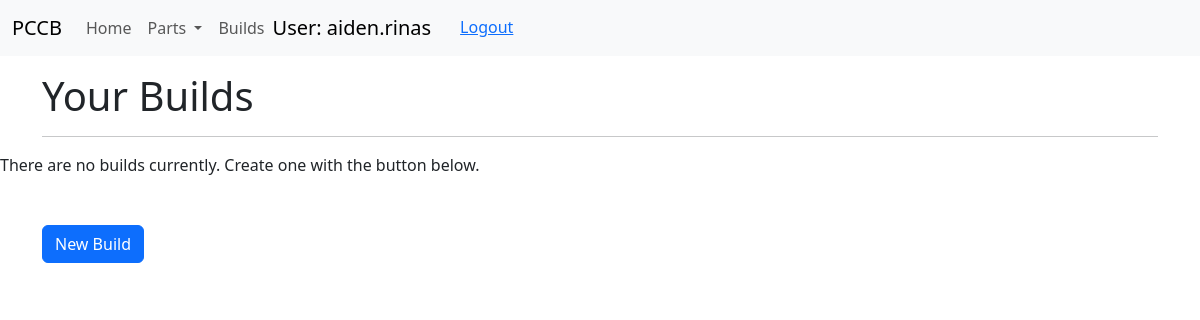
/builds/ (signed in), run on an earlier commit of the app's database.
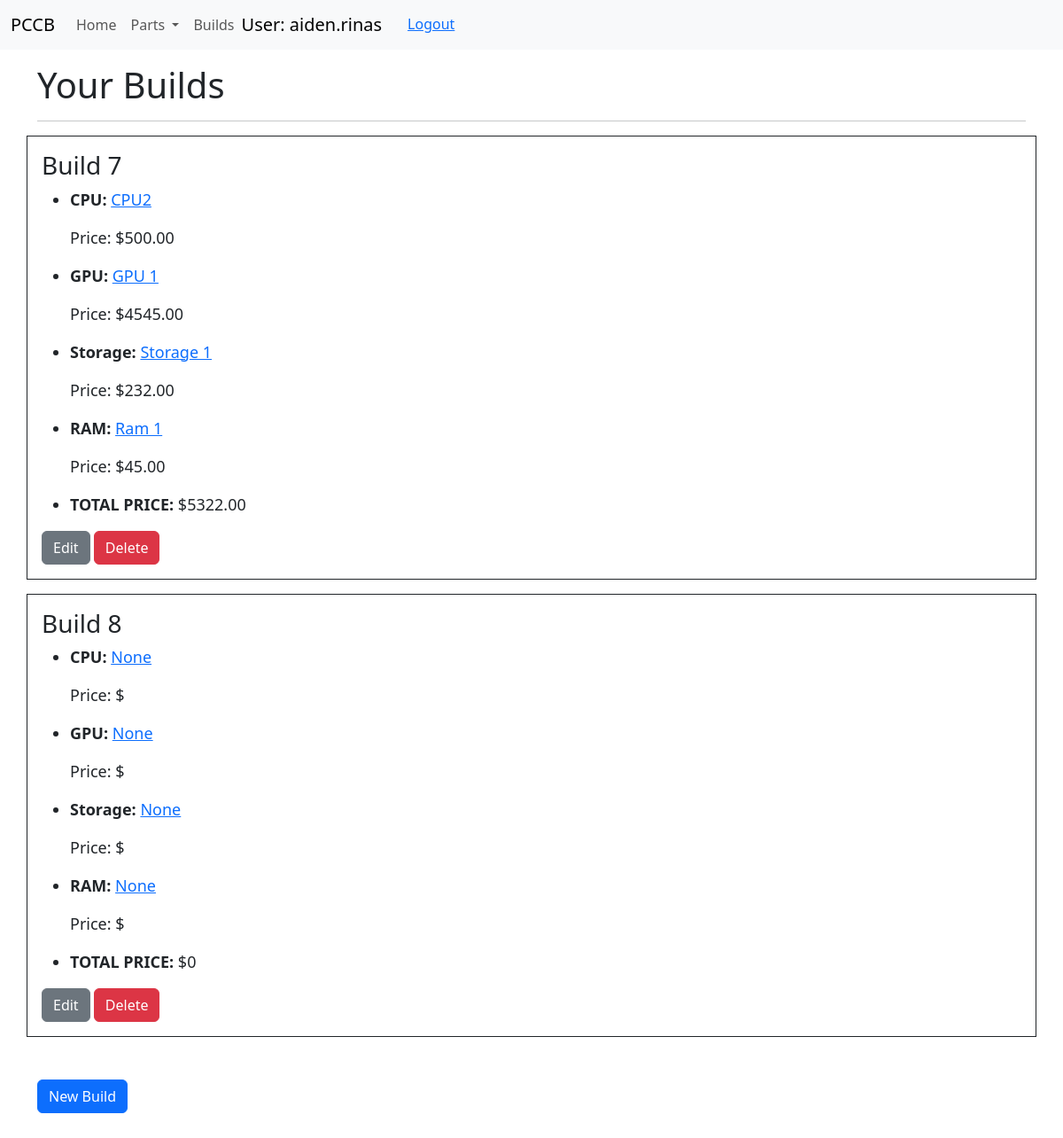
And on a later commit of the database.
### parts/models.py (models this page shows, shortened)
class Build(models.Model):
    cpu = models.ForeignKey('CPU', on_delete=models.SET_NULL, null=True, blank=True)
    gpu = models.ForeignKey('GPU', on_delete=models.SET_NULL, null=True, blank=True)
    storage = models.ForeignKey('Storage', on_delete=models.SET_NULL, null=True, blank=True)
    ram = models.ForeignKey('RAM', on_delete=models.SET_NULL, null=True, blank=True)
    builder = models.ForeignKey(settings.AUTH_USER_MODEL,
    on_delete=models.SET_NULL, null=True,)
    def total_price(self):
        if(self.cpu == None):
            cpu_price = 0
        else:
            cpu_price = self.cpu.price
        if(self.gpu == None):
            gpu_price = 0
        else:
            gpu_price = self.gpu.price
        if(self.storage == None):
            storage_price = 0
        else:
            storage_price = self.storage.price
        if(self.ram == None):
            ram_price = 0
        else:
            ram_price = self.ram.price
        return cpu_price + gpu_price + storage_price + ram_price

class CPU(models.Model):
    name = models.CharField(
        max_length = 200,
        unique = True,
        help_text = "Enter the name of the CPU"
    )
    brand = models.ManyToManyField(Brand,
        help_text = "Choose the company that made this CPU",
    )
    price = models.DecimalField(
        max_digits = 7,
        decimal_places = 2
    )
    rank = models.IntegerField(
        help_text = "Enter the rank of the CPU compared to other CPUs"
    )
    num_cores = models.IntegerField(
        help_text = "Enter the number of cores the CPU has"
    )
    core_speed = models.IntegerField(
        help_text = "Enter the speed of the cores in megahertz"
    )
    class Meta:
        ordering = ['-name']
    def get_absolute_url(self):
        return reverse('cpu-detail', args=[str(self.id)])
    def __str__(self):
        return f'{self.name}'

class GPU(models.Model):
    name = models.CharField(
        max_length = 200,
        unique = True,
        help_text = "Enter the name of the GPU"
    )
    brand = models.ManyToManyField(
        Brand,
        help_text = "Choose the company that made this GPU"
    )
    price = models.DecimalField(
        max_digits = 7,
        decimal_places = 2
    )
    rank = models.IntegerField(
        help_text = "Enter the rank of the GPU compared to other GPUs"
    )
    memory = models.IntegerField(
        help_text = "Enter the internal memory the GPU has"
    )
    core_speed = models.IntegerField(
        help_text = "Enter the speed of the cores in megahertz"
    )
    class Meta:
        ordering = ['-name']
    def get_absolute_url(self):
        return reverse('gpu-detail', args=[str(self.id)])
    def __str__(self):
        return f'{self.name}'

class Storage(models.Model):
    name = models.CharField(
        max_length = 200,
        unique = True,
        help_text = "Enter the name of the storage device"
    )
    brand = models.ManyToManyField(
        Brand,
        help_text = "Choose the company that made this storage device"
    )
    price = models.DecimalField(
        max_digits = 7,
        decimal_places = 2
    )
    rank = models.IntegerField(
        help_text = "Enter the rank of the storage device compared to other storage devices"
    )
    amount_of_space = models.IntegerField(
        help_text = "Enter the amount of space in gigabytes"
    )
    TYPE_CHOICES = (
        ("1", "HDD"),
        ("2", "SSD")
    )
    type = models.CharField(
        max_length = 3,
        choices = TYPE_CHOICES,
        help_text = ""
    )
    class Meta:
        ordering = ['-name']
    def get_absolute_url(self):
        return reverse('storage-detail', args=[str(self.id)])
    def __str__(self):
        return f'{self.name}'

class RAM(models.Model):
    name = models.CharField(
        max_length = 200,
        unique = True,
        help_text = "Enter the name of the RAM"
    )
    brand = models.ManyToManyField(
        Brand,
        help_text = "Choose the company that made this RAM"
    )
    price = models.DecimalField(
        max_digits = 7,
        decimal_places = 2
    )
    rank = models.IntegerField(
        help_text = "Enter the rank of the RAM compared to other RAM sticks"
    )
    TYPE_CHOICES = (
        ("1", "DDR1"),
        ("2", "DDR2"),
        ("3", "DDR3"),
        ("4", "DDR4")
    )
    DDR_type = models.CharField(
        max_length = 4,
        choices = TYPE_CHOICES,
        help_text = "Choose the type of DDR this RAM is"
    )
    amount = models.IntegerField(
        help_text = "Enter the amount of RAM one stick gives in gigabytes"
    )
    class Meta:
        ordering = ['-name']
    def get_absolute_url(self):
        return reverse('ram-detail', args=[str(self.id)])
    def __str__(self):
        return f'{self.name}'

### parts/views.py (the view)
# urls.py: path('builds/', views.BuildsView.as_view(), name='builds'),
class BuildsView(LoginRequiredMixin, generic.ListView):
    model = Build
    template_name = 'builds'
    paginate_by = 5
    def get_queryset(self):
        return (
            Build.objects.filter(builder=self.request.user).order_by('id')
        )

### parts/templates/parts/build_list.html
{% extends "base.html" %} {% block content %}
<div class="container mt-3">
  <h1>Your Builds</h1>
  <hr>
</div>
{% if build_list %}
{% for build in build_list %}
<div class="container border border-dark p-3 mb-3">
  <h3>Build {{build.id}}</h3>
  <ul class="big">
    <li>
      <p><strong>CPU: </strong><a href="{{build.cpu.get_absolute_url}}">{{build.cpu}}</a></p>
      <p>Price: ${{build.cpu.price}}</p>
    </li>
    <li>
      <p><strong>GPU: </strong><a href="{{build.gpu.get_absolute_url}}">{{build.gpu}}</a></p>
      <p>Price: ${{build.gpu.price}}</p>
    </li>
    <li>
      <p><strong>Storage: </strong><a href="{{build.storage.get_absolute_url}}">{{build.storage}}</a></p>
      <p>Price: ${{build.storage.price}}</p>
    </li>
    <li>
      <p><strong>RAM: </strong><a href="{{build.ram.get_absolute_url}}">{{build.ram}}</a></p>
      <p>Price: ${{build.ram.price}}</p>
    </li>
    <li>
      <p><strong>TOTAL PRICE: </strong>${{build.total_price}}</p>
    </li>
  </ul>
  <a class="btn btn-secondary" href="{% url 'build-update' build.id %}">Edit</a>
  <a class="btn btn-danger" href="{% url 'build-delete' build.id %}">Delete</a>
</div>
{% endfor %}
{% else %}
<p>There are no builds currently. Create one with the button below.</p>
{% endif %}
<div class="container mt-5 mb-5">
  <a class="btn btn-primary" href="{% url 'build-create' %}">New Build</a>
</div>
{% endblock %}

### parts/templates/base.html (shortened to what this page needs)
<!doctype html>
<html lang="en">
  <head>
    <link href="https://cdn.jsdelivr.net/npm/bootstrap@5.3.3/dist/css/bootstrap.min.css" rel="stylesheet">
    {% load static %}
    <link rel="stylesheet" href="{% static 'css/style.css' %}" />
  </head>
  <body>
    <nav class="navbar navbar-expand-lg bg-body-tertiary">
        <div class="container-fluid">
          <a class="navbar-brand" href="{% url 'index' %}">PCCB</a>
          <div class="collapse navbar-collapse" id="navbarNavAltMarkup">
            <div class="navbar-nav">
              <a class="nav-link" href="{% url 'index' %}">Home</a>
              <div class="nav-item dropdown">
                <a class="nav-link dropdown-toggle" href="#" role="button" data-bs-toggle="dropdown" aria-expanded="false">
                  Parts
                </a>
              </div>
               {% if user.is_authenticated %}
               <a class="nav-link" href="{% url 'builds' %}">Builds</a>
               <a id="user" class="navbar-brand" href="#">User: {{user.get_username}}</a>
                  <form id="logout-form" method="post" action="{% url 'logout' %}">
                    <button type="submit" class="btn btn-link">Logout</button>
                  </form>
               {% else %}
                 <a class="nav-link" href="{% url 'login' %}?next={{ request.path }}">Login</a>
                 <a class="nav-link" href="{% url 'register' %}?next={{ request.path }}">Register</a>
               {% endif %}
            </div>
          </div>
        </div>
      </nav>
      {% block content %}{% endblock content %}
  </body>
</html>

### parts/static/css/style.css (style rules this page uses)
.big { font-size: large; }

What changed in the data, as far as the page shows it:
added Build: id "7", cpu "CPU2", cpu.price "500.00", gpu "GPU 1", gpu.price "4545.00", storage "Storage 1", storage.price "232.00", ram "Ram 1", ram.price "45.00", total_price "5322.00"
added Build: id "8", cpu "None", gpu "None", storage "None", ram "None", total_price "0"
Also different on the page:
text no longer shown: "There are no builds currently. Create one with the button below."
